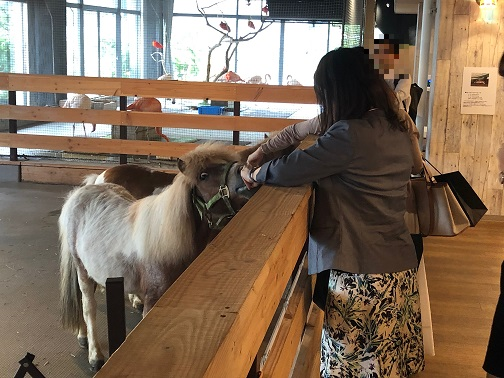
#> input picture samples/tiny_yolo_v2_yad2k/keras/images/000001.jpg, 504 x 378 px
$ python tiny_yolo_v2_yad2k_infer_c.py
#> lines starting #> are read from the running program, lines starting #| are printed output that depends on the picture
import time
import ctypes
import sys
from os import path
from datetime import datetime

from PIL import Image
import numpy as np

dir_path = path.dirname(__file__)
if dir_path not in sys.path:
    sys.path.append(dir_path)

from tiny_yolo_v2_yad2k_common import (width, height, r_w, r_h, r_n,
                                      thresh,iou_threshold, voc_label,
                                      classes, yolo_eval)
from images import draw_label


def init(so_lib_path, input_info, output_info):
    ModelDLL = ctypes.CDLL(so_lib_path)
    ModelDLL.qumico.argtypes = [input_info, output_info]
    ModelDLL.qumico.restype = ctypes.c_int
    ModelDLL.run.argtypes = [input_info, output_info]
    ModelDLL.run.restype = ctypes.c_int

    return ModelDLL


def run_c(dll, input, output):
    dll.run(input, output)


def infer_c(dll, input, output):
    dll.qumico(input, output)


if __name__ == '__main__':

    image_path = path.join(path.dirname(__file__), "images", "000001.jpg")

    image = Image.open(image_path)
#> image is the input picture: PIL image 504x378 RGB; mean R, G, B 128.8, 109.4, 91.2
    resized_image = image.resize((width, height), Image.BICUBIC)
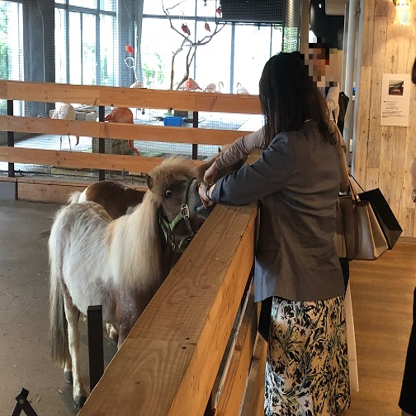
#> resized_image: PIL image 416x416 RGB; mean R, G, B 128.8, 109.3, 91.1
    image_data = np.array(resized_image, dtype='float32') / 255.0
    # model path
    so_lib_path= path.join(path.dirname(__file__), "out_c_optimize", "qumico.so")

    # load & config
    input_info = np.ctypeslib.ndpointer(dtype=np.float32, ndim=4,
                                    shape=(1, width, height, 3), flags='CONTIGUOUS')
    output_info = np.ctypeslib.ndpointer(dtype=np.float32, ndim=4,
                                    shape=(1,r_w, r_h, 125), flags='CONTIGUOUS')
#> (the run stopped early here; a loop or call above may not have finished)
